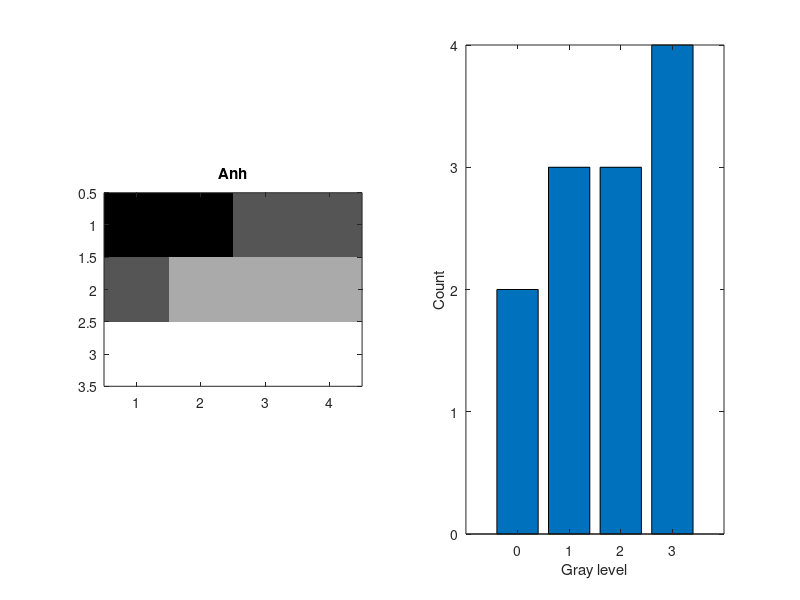

This chart was generated by the following MATLAB code:
%% LOI GIAI LAB 1 - HISTOGRAM
clear; close all; clc;
I=uint8([0 0 1 1;1 2 2 2;3 3 3 3]);
levels=0:3; counts=arrayfun(@(v)sum(I(:)==v),levels);
disp([levels;counts]);
figure; subplot(1,2,1); imagesc(I); axis image; colormap gray; title('Anh');
subplot(1,2,2); bar(levels,counts); xlabel('Gray level'); ylabel('Count');
